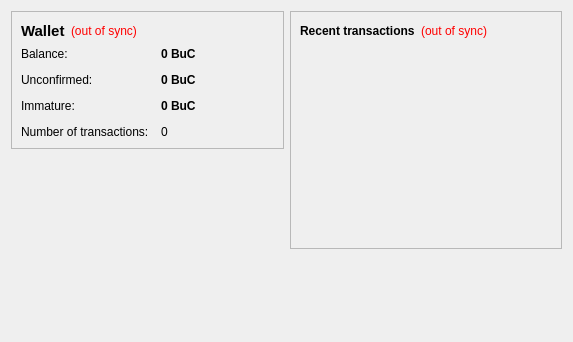
<?xml version="1.0" encoding="UTF-8"?>
<ui version="4.0">
 <class>OverviewPage</class>
 <widget class="QWidget" name="OverviewPage">
  <property name="geometry">
   <rect>
    <x>0</x>
    <y>0</y>
    <width>573</width>
    <height>342</height>
   </rect>
  </property>
  <property name="windowTitle">
   <string>Form</string>
  </property>
  <layout class="QHBoxLayout" name="horizontalLayout" stretch="1,1">
   <item>
    <layout class="QVBoxLayout" name="verticalLayout_2">
     <item>
      <widget class="QFrame" name="frame">
       <property name="frameShape">
        <enum>QFrame::StyledPanel</enum>
       </property>
       <property name="frameShadow">
        <enum>QFrame::Raised</enum>
       </property>
       <layout class="QVBoxLayout" name="verticalLayout_4">
        <item>
         <layout class="QHBoxLayout" name="horizontalLayout_4">
          <item>
           <widget class="QLabel" name="label_5">
            <property name="font">
             <font>
              <pointsize>11</pointsize>
              <weight>75</weight>
              <bold>true</bold>
             </font>
            </property>
            <property name="text">
             <string>Wallet</string>
            </property>
           </widget>
          </item>
          <item>
           <widget class="QLabel" name="labelWalletStatus">
            <property name="toolTip">
             <string>The displayed information may be out of date. Your wallet automatically synchronizes with the BudCoin network after a connection is established, but this process has not completed yet.</string>
            </property>
            <property name="styleSheet">
             <string notr="true">QLabel { color: red; }</string>
            </property>
            <property name="text">
             <string notr="true">(out of sync)</string>
            </property>
            <property name="alignment">
             <set>Qt::AlignLeading|Qt::AlignLeft|Qt::AlignVCenter</set>
            </property>
           </widget>
          </item>
          <item>
           <spacer name="horizontalSpacer_2">
            <property name="orientation">
             <enum>Qt::Horizontal</enum>
            </property>
            <property name="sizeHint" stdset="0">
             <size>
              <width>40</width>
              <height>20</height>
             </size>
            </property>
           </spacer>
          </item>
         </layout>
        </item>
        <item>
         <layout class="QFormLayout" name="formLayout_2">
          <property name="fieldGrowthPolicy">
           <enum>QFormLayout::AllNonFixedFieldsGrow</enum>
          </property>
          <property name="horizontalSpacing">
           <number>12</number>
          </property>
          <property name="verticalSpacing">
           <number>12</number>
          </property>
          <item row="0" column="0">
           <widget class="QLabel" name="label">
            <property name="text">
             <string>Balance:</string>
            </property>
           </widget>
          </item>
          <item row="0" column="1">
           <widget class="QLabel" name="labelBalance">
            <property name="font">
             <font>
              <weight>75</weight>
              <bold>true</bold>
             </font>
            </property>
            <property name="cursor">
             <cursorShape>IBeamCursor</cursorShape>
            </property>
            <property name="toolTip">
             <string>Your current balance</string>
            </property>
            <property name="text">
             <string notr="true">0 BuC</string>
            </property>
            <property name="textInteractionFlags">
             <set>Qt::LinksAccessibleByMouse|Qt::TextSelectableByKeyboard|Qt::TextSelectableByMouse</set>
            </property>
           </widget>
          </item>
          <item row="1" column="0">
           <widget class="QLabel" name="label_3">
            <property name="text">
             <string>Unconfirmed:</string>
            </property>
           </widget>
          </item>
          <item row="1" column="1">
           <widget class="QLabel" name="labelUnconfirmed">
            <property name="font">
             <font>
              <weight>75</weight>
              <bold>true</bold>
             </font>
            </property>
            <property name="cursor">
             <cursorShape>IBeamCursor</cursorShape>
            </property>
            <property name="toolTip">
             <string>Total of transactions that have yet to be confirmed, and do not yet count toward the current balance</string>
            </property>
            <property name="text">
             <string notr="true">0 BuC</string>
            </property>
            <property name="textInteractionFlags">
             <set>Qt::LinksAccessibleByMouse|Qt::TextSelectableByKeyboard|Qt::TextSelectableByMouse</set>
            </property>
           </widget>
          </item>
          <item row="3" column="0">
           <widget class="QLabel" name="label_2">
            <property name="text">
             <string>Number of transactions:</string>
            </property>
           </widget>
          </item>
          <item row="3" column="1">
           <widget class="QLabel" name="labelNumTransactions">
            <property name="toolTip">
             <string>Total number of transactions in wallet</string>
            </property>
            <property name="text">
             <string notr="true">0</string>
            </property>
           </widget>
          </item>
          <item row="2" column="0">
           <widget class="QLabel" name="labelImmatureText">
            <property name="text">
             <string>Immature:</string>
            </property>
           </widget>
          </item>
          <item row="2" column="1">
           <widget class="QLabel" name="labelImmature">
            <property name="font">
             <font>
              <weight>75</weight>
              <bold>true</bold>
             </font>
            </property>
            <property name="toolTip">
             <string>Mined balance that has not yet matured</string>
            </property>
            <property name="text">
             <string notr="true">0 BuC</string>
            </property>
            <property name="textInteractionFlags">
             <set>Qt::LinksAccessibleByMouse|Qt::TextSelectableByKeyboard|Qt::TextSelectableByMouse</set>
            </property>
           </widget>
          </item>
         </layout>
        </item>
       </layout>
      </widget>
     </item>
     <item>
      <spacer name="verticalSpacer">
       <property name="orientation">
        <enum>Qt::Vertical</enum>
       </property>
       <property name="sizeHint" stdset="0">
        <size>
         <width>20</width>
         <height>40</height>
        </size>
       </property>
      </spacer>
     </item>
    </layout>
   </item>
   <item>
    <layout class="QVBoxLayout" name="verticalLayout_3">
     <item>
      <widget class="QFrame" name="frame_2">
       <property name="frameShape">
        <enum>QFrame::StyledPanel</enum>
       </property>
       <property name="frameShadow">
        <enum>QFrame::Raised</enum>
       </property>
       <layout class="QVBoxLayout" name="verticalLayout">
        <item>
         <layout class="QHBoxLayout" name="horizontalLayout_2">
          <item>
           <widget class="QLabel" name="label_4">
            <property name="text">
             <string>&lt;b&gt;Recent transactions&lt;/b&gt;</string>
            </property>
           </widget>
          </item>
          <item>
           <widget class="QLabel" name="labelTransactionsStatus">
            <property name="toolTip">
             <string>The displayed information may be out of date. Your wallet automatically synchronizes with the BudCoin network after a connection is established, but this process has not completed yet.</string>
            </property>
            <property name="styleSheet">
             <string notr="true">QLabel { color: red; }</string>
            </property>
            <property name="text">
             <string notr="true">(out of sync)</string>
            </property>
            <property name="alignment">
             <set>Qt::AlignRight|Qt::AlignTrailing|Qt::AlignVCenter</set>
            </property>
           </widget>
          </item>
          <item>
           <spacer name="horizontalSpacer">
            <property name="orientation">
             <enum>Qt::Horizontal</enum>
            </property>
            <property name="sizeHint" stdset="0">
             <size>
              <width>40</width>
              <height>20</height>
             </size>
            </property>
           </spacer>
          </item>
         </layout>
        </item>
        <item>
         <widget class="QListView" name="listTransactions">
          <property name="styleSheet">
           <string notr="true">QListView { background: transparent; }</string>
          </property>
          <property name="frameShape">
           <enum>QFrame::NoFrame</enum>
          </property>
          <property name="verticalScrollBarPolicy">
           <enum>Qt::ScrollBarAlwaysOff</enum>
          </property>
          <property name="horizontalScrollBarPolicy">
           <enum>Qt::ScrollBarAlwaysOff</enum>
          </property>
          <property name="selectionMode">
           <enum>QAbstractItemView::NoSelection</enum>
          </property>
         </widget>
        </item>
       </layout>
      </widget>
     </item>
     <item>
      <spacer name="verticalSpacer_2">
       <property name="orientation">
        <enum>Qt::Vertical</enum>
       </property>
       <property name="sizeHint" stdset="0">
        <size>
         <width>20</width>
         <height>40</height>
        </size>
       </property>
      </spacer>
     </item>
    </layout>
   </item>
  </layout>
 </widget>
 <resources/>
 <connections/>
</ui>
